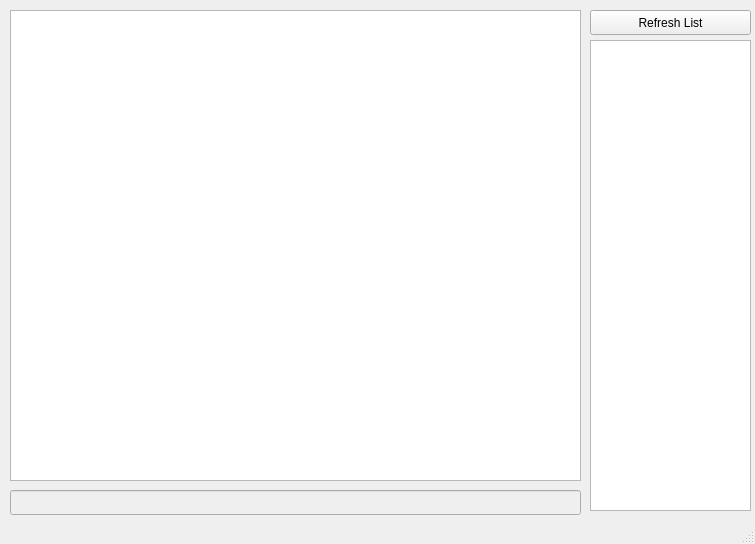
<?xml version="1.0" encoding="UTF-8"?>
<ui version="4.0">
 <class>MainWindow</class>
 <widget class="QMainWindow" name="MainWindow">
  <property name="geometry">
   <rect>
    <x>0</x>
    <y>0</y>
    <width>755</width>
    <height>544</height>
   </rect>
  </property>
  <property name="windowTitle">
   <string>yvEncryptedChat</string>
  </property>
  <widget class="QWidget" name="centralWidget">
   <widget class="QPushButton" name="RefreshButton">
    <property name="geometry">
     <rect>
      <x>590</x>
      <y>10</y>
      <width>161</width>
      <height>25</height>
     </rect>
    </property>
    <property name="text">
     <string>Refresh List</string>
    </property>
   </widget>
   <widget class="QTextBrowser" name="History">
    <property name="geometry">
     <rect>
      <x>10</x>
      <y>10</y>
      <width>571</width>
      <height>471</height>
     </rect>
    </property>
   </widget>
   <widget class="QLineEdit" name="Message">
    <property name="enabled">
     <bool>false</bool>
    </property>
    <property name="geometry">
     <rect>
      <x>10</x>
      <y>490</y>
      <width>571</width>
      <height>25</height>
     </rect>
    </property>
    <property name="maxLength">
     <number>200</number>
    </property>
   </widget>
   <widget class="QListView" name="ClientList">
    <property name="geometry">
     <rect>
      <x>590</x>
      <y>40</y>
      <width>161</width>
      <height>471</height>
     </rect>
    </property>
    <property name="editTriggers">
     <set>QAbstractItemView::NoEditTriggers</set>
    </property>
   </widget>
  </widget>
  <widget class="QStatusBar" name="statusBar"/>
 </widget>
 <layoutdefault spacing="6" margin="11"/>
 <resources/>
 <connections/>
</ui>
